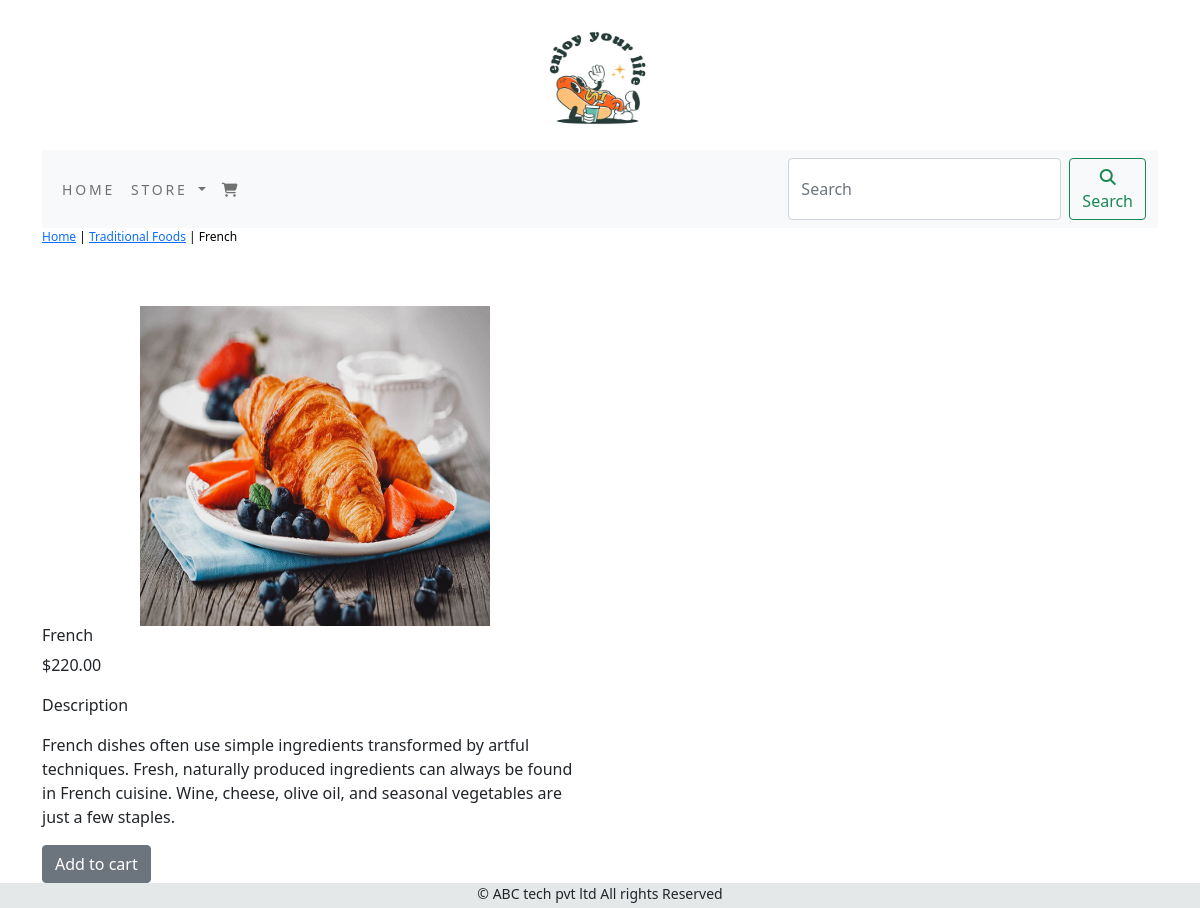
The app's page /shop/traditional-foods/french/ with its own data.
### shop/models.py (models this page shows, shortened)
class Product(models.Model):
    name=models.TextField(max_length=250,unique=True)
    slug=models.SlugField(max_length=250,unique=True)
    description=models.TextField(blank=True)
    price=models.DecimalField(max_digits=10,decimal_places=2)
    category=models.ForeignKey(category,on_delete=models.CASCADE)
    image=models.ImageField(upload_to='product',blank=True)
    stock=models.IntegerField()
    available=models.BooleanField(default=True)
    created=models.DateTimeField(auto_now_add=True)
    updated=models.DateTimeField(auto_now=True)
    class Meta:
        ordering=('name',)
        verbose_name='product'
        verbose_name_plural='products'

class category(models.Model):
    name=models.CharField(max_length=250,unique=True)
    slug=models.SlugField(max_length=250,unique=True)
    description=models.TextField(blank=True)
    image=models.ImageField(upload_to='category',blank=True)
    class Meta:
        ordering=('name',)
        verbose_name='category'
        verbose_name_plural='categories'
    def get_url(self):
        return reverse('shop:prod_by_cat', args=[self.slug])
    def __str__(self):
        return '{}'.format(self.name)

### shop/views.py (the view)
# urls.py: path('<slug:c_slug>/<slug:p_slug>/',views.proddetail,name="prodcatdetail"),
def proddetail(request,c_slug,p_slug):
    try:
        product=Product.objects.get(category__slug=c_slug,slug=p_slug)
    except Exception as e:
        raise e
    return render(request,'product.html',{'product':product})

### cart/context_processors.py (called while the page is built)
def counter(request):
    item_count= 0
    if 'admin' in request.path:
        return {}
    else:
        try:
            cart=Cart.objects.filter(cart_id=_cart_id(request))
            car_item=Cartitem.objects.all().filter(cart=cart[:1])
            for cart_item in car_item:
                item_count += cart_item.quantity
        except Cart.DoesNotExist:
            item_count= 0
    return dict(item_count=item_count)

### cart/views.py (called while the page is built)
def _cart_id(request):
    cart=request.session.session_key
    if not cart:
        cart=request.session.create()
        return cart

### shop/context_processors.py (called while the page is built)
def menu_links(request):
    links=category.objects.all()
    return dict(links=links)

### templates/product.html (shortened to what this page needs)
{% extends 'base.html' %}
{% load static %}
{% block content %}
<div class="row my_prod_row">
    <div class="mx_auto">
        <p><a href="{% url 'shop:allprodcat' %}">Home</a> | <a href="product.category.get_url">{{product.category}}</a> | {{product.name}}</p>
    </div>
</div>
</div>
<div class="container">
<br>
    <div class="row">
        <div class="col-6 col-sm-12 col-md-12 col-lg-6 text-center">
            <div class="min-width:18rem">
            <img src="{{product.image.url}}" width="350px" height="320px" alt="{{product.name}}">
            </div>
        </div>
        <div>
            <div class="col-6 col-sm-12 col-md-12 col-lg-6">
             <div>
             <h3 class="my_prod_title">{{product.name}}</h3>
             <p>${{product.price}}</p>
             <p class="my_title">Description</p>
             <p class="text-justify my_prod_text">{{product.description}}</p>
              {% if product.stock <= 0 %}
              <p class="text-justify my_prod_text">Out of stock!</p>
              {% else %}
              <a class="btn btn-secondary" href="{% url 'cart:add_cart' product.id %}">Add to cart</a>
              {% endif %}
              </div>
            </div>
         </div>
</div>
</div>
{% endblock %}

### static/css/custom.css (style rules this page uses)
body { font-family: 'Source Sans 3', sans-serif; }
.my_prod_row { padding:top; padding-bottom:20px; }
.my_prod_row .mx_auto { color:#000; font-size:12px; text-decordation:none; }
.my_prod_title { font-size:16px; text_transform:uppercase; letter-spacing;2em; padding;top; }
.my_prod_text { padding-right:20px; }

### records on screen
Product: category "Traditional Foods", name "French", image (picture), price "220.00", description "French dishes often use simple ingredients transformed by artful techniques. Fresh, naturally produced ingredients can always be found in French cuisine. Wine, cheese, olive oil, and seasonal vegetables are just a few staples."
